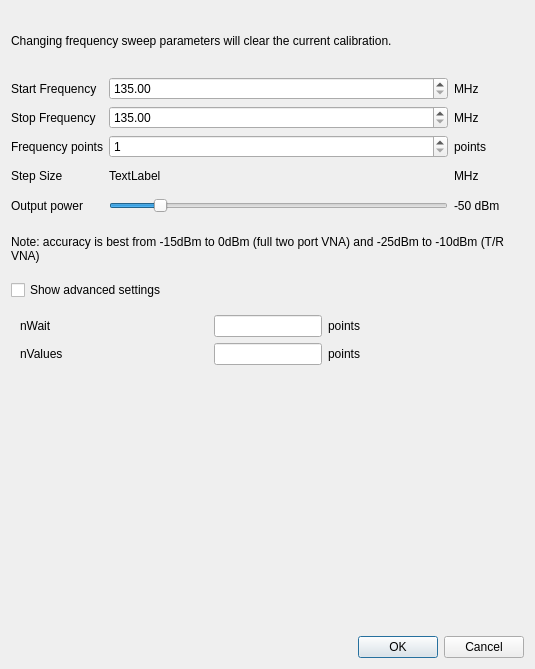
<?xml version="1.0" encoding="UTF-8"?>
<ui version="4.0">
 <class>FrequencyDialog</class>
 <widget class="QDialog" name="FrequencyDialog">
  <property name="geometry">
   <rect>
    <x>0</x>
    <y>0</y>
    <width>535</width>
    <height>669</height>
   </rect>
  </property>
  <property name="sizePolicy">
   <sizepolicy hsizetype="Preferred" vsizetype="Minimum">
    <horstretch>0</horstretch>
    <verstretch>0</verstretch>
   </sizepolicy>
  </property>
  <property name="windowTitle">
   <string>Dialog</string>
  </property>
  <layout class="QGridLayout" name="gridLayout_3">
   <item row="0" column="0">
    <widget class="QLabel" name="label_6">
     <property name="sizePolicy">
      <sizepolicy hsizetype="Preferred" vsizetype="Fixed">
       <horstretch>0</horstretch>
       <verstretch>0</verstretch>
      </sizepolicy>
     </property>
     <property name="minimumSize">
      <size>
       <width>0</width>
       <height>60</height>
      </size>
     </property>
     <property name="text">
      <string>Changing frequency sweep parameters will clear the current calibration.</string>
     </property>
     <property name="wordWrap">
      <bool>true</bool>
     </property>
     <property name="margin">
      <number>10</number>
     </property>
    </widget>
   </item>
   <item row="1" column="0">
    <layout class="QGridLayout" name="gridLayout_2">
     <item row="0" column="0">
      <widget class="QLabel" name="label">
       <property name="text">
        <string>Start Frequency</string>
       </property>
      </widget>
     </item>
     <item row="0" column="2">
      <widget class="QLabel" name="label_7">
       <property name="text">
        <string>MHz</string>
       </property>
      </widget>
     </item>
     <item row="1" column="0">
      <widget class="QLabel" name="label_2">
       <property name="text">
        <string>Stop Frequency</string>
       </property>
      </widget>
     </item>
     <item row="1" column="2">
      <widget class="QLabel" name="label_8">
       <property name="text">
        <string>MHz</string>
       </property>
      </widget>
     </item>
     <item row="2" column="0">
      <widget class="QLabel" name="label_3">
       <property name="text">
        <string>Frequency points</string>
       </property>
      </widget>
     </item>
     <item row="2" column="2">
      <widget class="QLabel" name="label_9">
       <property name="text">
        <string>points</string>
       </property>
      </widget>
     </item>
     <item row="3" column="0">
      <widget class="QLabel" name="label_4">
       <property name="text">
        <string>Step Size</string>
       </property>
      </widget>
     </item>
     <item row="3" column="1">
      <widget class="QLabel" name="l_end">
       <property name="sizePolicy">
        <sizepolicy hsizetype="Expanding" vsizetype="Fixed">
         <horstretch>0</horstretch>
         <verstretch>0</verstretch>
        </sizepolicy>
       </property>
       <property name="minimumSize">
        <size>
         <width>0</width>
         <height>24</height>
        </size>
       </property>
       <property name="text">
        <string>TextLabel</string>
       </property>
      </widget>
     </item>
     <item row="3" column="2">
      <widget class="QLabel" name="label_10">
       <property name="text">
        <string>MHz</string>
       </property>
      </widget>
     </item>
     <item row="4" column="0">
      <widget class="QLabel" name="label_5">
       <property name="text">
        <string>Output power</string>
       </property>
      </widget>
     </item>
     <item row="4" column="1">
      <widget class="QSlider" name="slider_power">
       <property name="minimumSize">
        <size>
         <width>0</width>
         <height>24</height>
        </size>
       </property>
       <property name="minimum">
        <number>-30</number>
       </property>
       <property name="maximum">
        <number>7</number>
       </property>
       <property name="value">
        <number>-25</number>
       </property>
       <property name="orientation">
        <enum>Qt::Horizontal</enum>
       </property>
      </widget>
     </item>
     <item row="4" column="2">
      <widget class="QLabel" name="l_power">
       <property name="minimumSize">
        <size>
         <width>70</width>
         <height>0</height>
        </size>
       </property>
       <property name="text">
        <string>-50 dBm</string>
       </property>
      </widget>
     </item>
     <item row="2" column="1">
      <widget class="QSpinBox" name="t_points">
       <property name="minimum">
        <number>1</number>
       </property>
       <property name="maximum">
        <number>10000</number>
       </property>
       <property name="singleStep">
        <number>5</number>
       </property>
      </widget>
     </item>
     <item row="0" column="1">
      <widget class="QDoubleSpinBox" name="t_start">
       <property name="minimum">
        <double>135.000000000000000</double>
       </property>
       <property name="maximum">
        <double>3500.000000000000000</double>
       </property>
       <property name="singleStep">
        <double>1.000000000000000</double>
       </property>
      </widget>
     </item>
     <item row="1" column="1">
      <widget class="QDoubleSpinBox" name="t_stop">
       <property name="minimum">
        <double>135.000000000000000</double>
       </property>
       <property name="maximum">
        <double>3499.000000000000000</double>
       </property>
       <property name="singleStep">
        <double>1.000000000000000</double>
       </property>
      </widget>
     </item>
    </layout>
   </item>
   <item row="2" column="0">
    <widget class="QLabel" name="label_15">
     <property name="sizePolicy">
      <sizepolicy hsizetype="Preferred" vsizetype="Fixed">
       <horstretch>0</horstretch>
       <verstretch>0</verstretch>
      </sizepolicy>
     </property>
     <property name="minimumSize">
      <size>
       <width>0</width>
       <height>50</height>
      </size>
     </property>
     <property name="text">
      <string>Note: accuracy is best from -15dBm to 0dBm (full two port VNA) and -25dBm to -10dBm (T/R VNA)</string>
     </property>
     <property name="wordWrap">
      <bool>true</bool>
     </property>
     <property name="margin">
      <number>10</number>
     </property>
    </widget>
   </item>
   <item row="3" column="0">
    <widget class="QCheckBox" name="c_advanced">
     <property name="text">
      <string>Show advanced settings</string>
     </property>
    </widget>
   </item>
   <item row="4" column="0">
    <widget class="QWidget" name="w_advanced" native="true">
     <property name="sizePolicy">
      <sizepolicy hsizetype="Preferred" vsizetype="Fixed">
       <horstretch>0</horstretch>
       <verstretch>0</verstretch>
      </sizepolicy>
     </property>
     <layout class="QGridLayout" name="gridLayout">
      <item row="0" column="0">
       <widget class="QLabel" name="label_11">
        <property name="toolTip">
         <string>How many data points to discard after setting PLL frequency</string>
        </property>
        <property name="text">
         <string>nWait</string>
        </property>
       </widget>
      </item>
      <item row="0" column="1">
       <widget class="QLineEdit" name="t_nWait">
        <property name="sizePolicy">
         <sizepolicy hsizetype="Fixed" vsizetype="Fixed">
          <horstretch>0</horstretch>
          <verstretch>0</verstretch>
         </sizepolicy>
        </property>
        <property name="text">
         <string/>
        </property>
       </widget>
      </item>
      <item row="0" column="2">
       <widget class="QLabel" name="label_12">
        <property name="text">
         <string>points</string>
        </property>
       </widget>
      </item>
      <item row="1" column="0">
       <widget class="QLabel" name="label_13">
        <property name="toolTip">
         <string>How many data points to average over (1 data point ~= 200us)</string>
        </property>
        <property name="text">
         <string>nValues</string>
        </property>
       </widget>
      </item>
      <item row="1" column="1">
       <widget class="QLineEdit" name="t_nValues">
        <property name="sizePolicy">
         <sizepolicy hsizetype="Fixed" vsizetype="Fixed">
          <horstretch>0</horstretch>
          <verstretch>0</verstretch>
         </sizepolicy>
        </property>
        <property name="text">
         <string/>
        </property>
       </widget>
      </item>
      <item row="1" column="2">
       <widget class="QLabel" name="label_14">
        <property name="text">
         <string>points</string>
        </property>
       </widget>
      </item>
     </layout>
    </widget>
   </item>
   <item row="5" column="0">
    <widget class="QWidget" name="widget" native="true"/>
   </item>
   <item row="6" column="0">
    <widget class="QDialogButtonBox" name="buttonBox">
     <property name="orientation">
      <enum>Qt::Horizontal</enum>
     </property>
     <property name="standardButtons">
      <set>QDialogButtonBox::Cancel|QDialogButtonBox::Ok</set>
     </property>
    </widget>
   </item>
  </layout>
 </widget>
 <resources/>
 <connections>
  <connection>
   <sender>buttonBox</sender>
   <signal>accepted()</signal>
   <receiver>FrequencyDialog</receiver>
   <slot>accept()</slot>
   <hints>
    <hint type="sourcelabel">
     <x>248</x>
     <y>254</y>
    </hint>
    <hint type="destinationlabel">
     <x>157</x>
     <y>274</y>
    </hint>
   </hints>
  </connection>
  <connection>
   <sender>buttonBox</sender>
   <signal>rejected()</signal>
   <receiver>FrequencyDialog</receiver>
   <slot>reject()</slot>
   <hints>
    <hint type="sourcelabel">
     <x>316</x>
     <y>260</y>
    </hint>
    <hint type="destinationlabel">
     <x>286</x>
     <y>274</y>
    </hint>
   </hints>
  </connection>
 </connections>
</ui>
